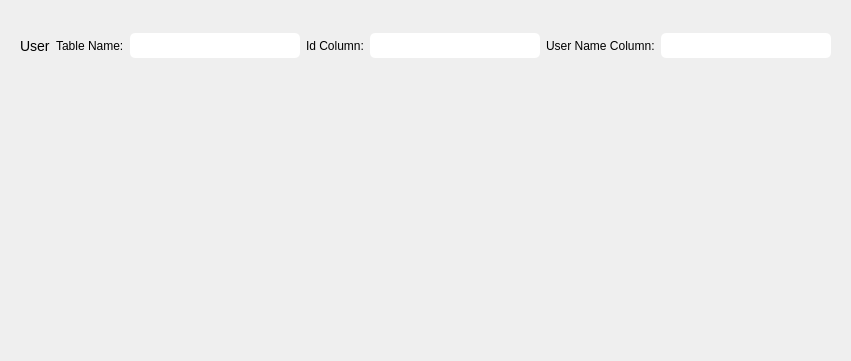
<?xml version="1.0" encoding="UTF-8"?>
<ui version="4.0">
 <class>EditTableWindow</class>
 <widget class="QWidget" name="EditTableWindow">
  <property name="geometry">
   <rect>
    <x>0</x>
    <y>0</y>
    <width>851</width>
    <height>361</height>
   </rect>
  </property>
  <property name="windowTitle">
   <string>Form</string>
  </property>
  <widget class="QWidget" name="horizontalLayoutWidget_3">
   <property name="geometry">
    <rect>
     <x>10</x>
     <y>20</y>
     <width>831</width>
     <height>51</height>
    </rect>
   </property>
   <layout class="QHBoxLayout" name="horizontalLayout_4">
    <property name="leftMargin">
     <number>10</number>
    </property>
    <property name="topMargin">
     <number>10</number>
    </property>
    <property name="rightMargin">
     <number>10</number>
    </property>
    <property name="bottomMargin">
     <number>10</number>
    </property>
    <item>
     <widget class="QLabel" name="label_3">
      <property name="styleSheet">
       <string notr="true">QLabel{ 
font-size: 14px;
}</string>
      </property>
      <property name="text">
       <string>User</string>
      </property>
     </widget>
    </item>
    <item>
     <widget class="QLabel" name="label">
      <property name="text">
       <string>Table Name:</string>
      </property>
     </widget>
    </item>
    <item>
     <widget class="QLineEdit" name="connect_name_edit">
      <property name="maximumSize">
       <size>
        <width>200</width>
        <height>25</height>
       </size>
      </property>
      <property name="baseSize">
       <size>
        <width>0</width>
        <height>0</height>
       </size>
      </property>
      <property name="styleSheet">
       <string notr="true">QLineEdit{
border-radius:5px;
}</string>
      </property>
     </widget>
    </item>
    <item>
     <widget class="QLabel" name="label_2">
      <property name="text">
       <string>Id Column:</string>
      </property>
     </widget>
    </item>
    <item>
     <widget class="QLineEdit" name="connect_name_edit_2">
      <property name="maximumSize">
       <size>
        <width>200</width>
        <height>25</height>
       </size>
      </property>
      <property name="baseSize">
       <size>
        <width>0</width>
        <height>0</height>
       </size>
      </property>
      <property name="styleSheet">
       <string notr="true">QLineEdit{
border-radius:5px;
}</string>
      </property>
     </widget>
    </item>
    <item>
     <widget class="QLabel" name="label_4">
      <property name="text">
       <string>User Name Column:</string>
      </property>
     </widget>
    </item>
    <item>
     <widget class="QLineEdit" name="connect_name_edit_3">
      <property name="maximumSize">
       <size>
        <width>200</width>
        <height>25</height>
       </size>
      </property>
      <property name="baseSize">
       <size>
        <width>0</width>
        <height>0</height>
       </size>
      </property>
      <property name="styleSheet">
       <string notr="true">QLineEdit{
border-radius:5px;
}</string>
      </property>
     </widget>
    </item>
   </layout>
  </widget>
 </widget>
 <resources/>
 <connections/>
</ui>
